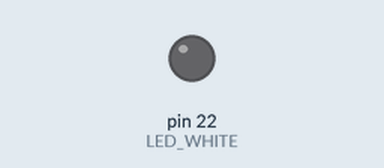
Simulated run of this sketch. Board: Arduino Mega 2560, built with avr-gcc and run on an emulated ATmega2560. On the bench: output pins drawn as LEDs (lit = HIGH).

Above: at 0.1 s.
At 0.6 s:
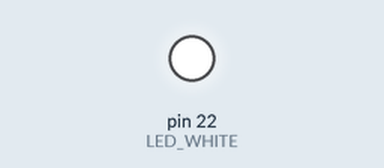
Timing chart, 0 to 2.1 s (numbered marks = the images above):
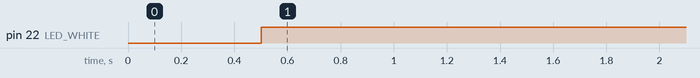

The sketch:

LEDblink.ino
```cpp
#define LED_WHITE 22

void setup() {
  // put your setup code here, to run once:
  pinMode(LED_WHITE,OUTPUT);
}

void loop() {
  // put your main code here, to run repeatedly:
  unsigned long lastTime = 0;
  bool lightOn = false;
  if(millis() - lastTime >= 500 && lightOn == false)
  {
    digitalWrite(LED_WHITE,HIGH);
    lightOn = true;
    lastTime = millis();
  }
  if(millis() - lastTime >= 500 && lightOn == true)
  {
    digitalWrite(LED_WHITE,LOW);
    lightOn = false;
    lastTime = millis();
  }
}
```

Measured:
- by itself, pin 22 (LED_WHITE): LOW → HIGH at 0.50 s
